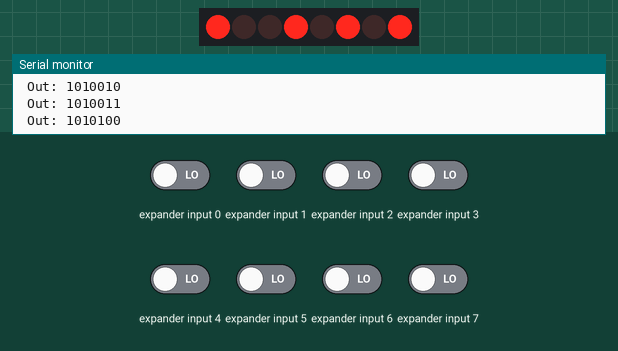
A sketch run on a simulated Arduino Uno, built with avr-gcc and run on an emulated ATmega328P. Shown: 8 port-expander outputs drawn as a row of LEDs (first output left, lit = HIGH), the last lines printed to the serial monitor. Wiring (inferred from the names in the program): MCP23017 port expander at I2C address 0x20. Wiring (inferred from the signals the program sends): row of LEDs: on Q8, Q9, Q10, Q11, Q12, Q13, Q14, Q15. The test bench sets the inputs (shaded band); at power-on: expander input 0–7 LOW.

Above: at 1.2 s.
1.3 s: expander input 0 driven HIGH
At 1.45 s:
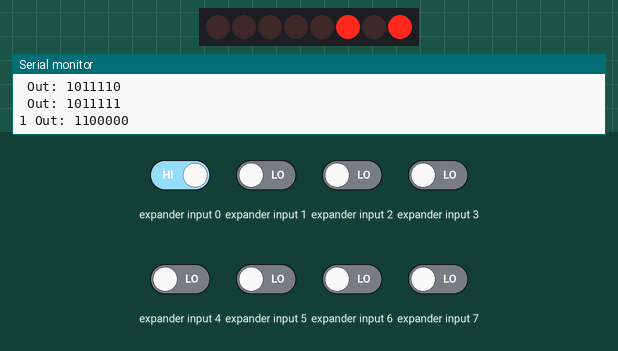
3.7 s: expander input 0 driven LOW
At 4.22 s:
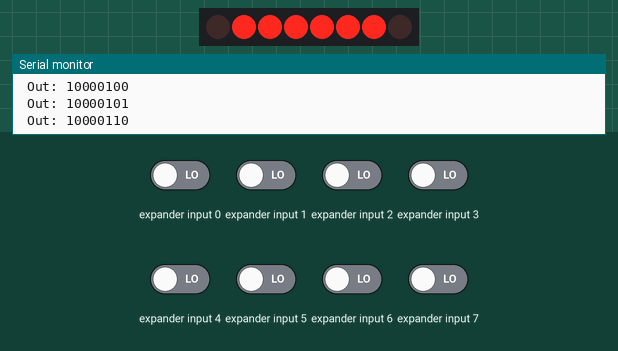
5.8 s: expander input 1 driven HIGH
At 5.95 s:
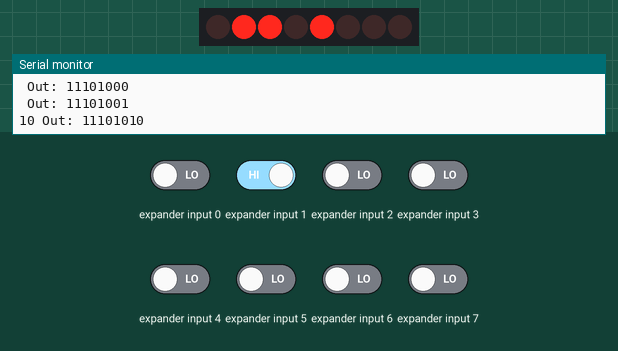
8.2 s: expander input 1 driven LOW
At 8.71 s:
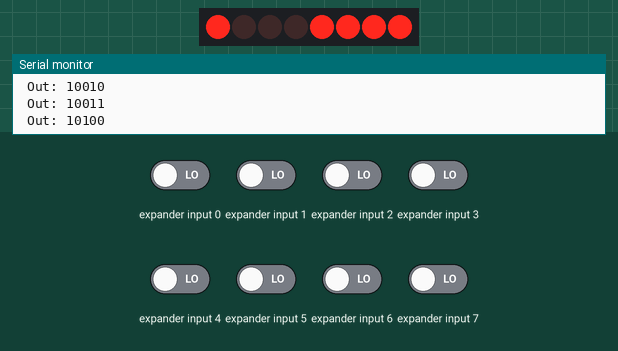
10.6 s: expander input 2 driven HIGH
At 10.76 s:
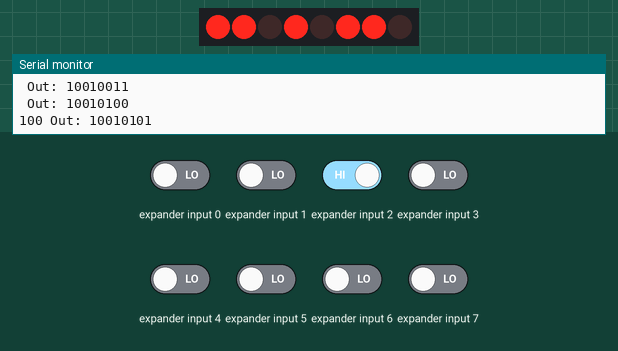
13.3 s: expander input 2 driven LOW
At 13.53 s:
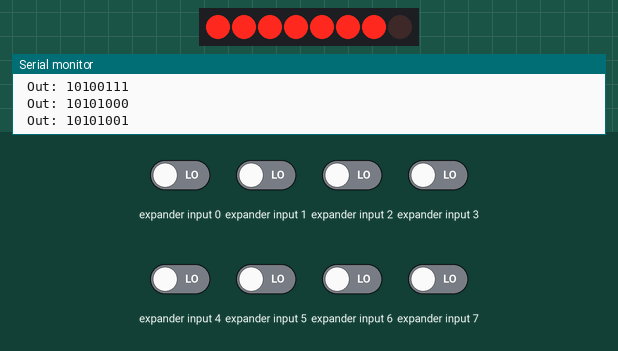
Timing chart, 0 to 18.3 s (numbered marks = the images above; inputs shaded):
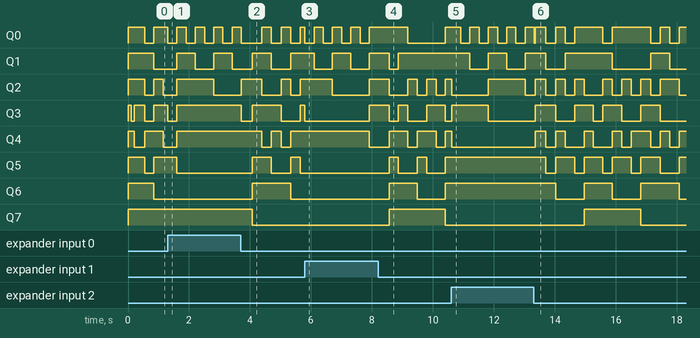

The sketch:

MCP_Test.ino
```cpp
// Testing script for MCP + relay modules.
// pins 15~17 to GND, I2C bus address is 0x20
// THE BELOW WORKS!!!! REQUIRES EXTERNAL BIAS ON ALL INPUT PINS
// Running this on each MCP seems to help... for unknown reasons...

#include "Wire.h"

byte OUTT = 0;
byte inputs=0;

#define GPPUA    0x0C


void setup()
{
 Serial.begin(9600);

 Wire.begin(); // wake up I2C bus

  Wire.beginTransmission(0x20); // select multiplexer
  Wire.write(0x00); // IODIRA register
  Wire.write(0xFF); // set all of port A to intputs
  Wire.endTransmission();

  Wire.beginTransmission(0x20); // select multiplexer
  Wire.write(0x01); // IODIRB register
  Wire.write(0x00); // set all of port b to OUT
  Wire.endTransmission();

  Wire.beginTransmission(0x20);
  Wire.write(0x16); // DEFVALA (pull-up) register (if this doesnt work the hall effect won't work, outputs should read +5v)
  // note: if errors try 00x16*,0x06, 0x0C, and 0x0D
  Wire.write(0xFF); // turn on pull-ups
  Wire.endTransmission();

Serial.println("ok");


}
void loop()
{
 Wire.beginTransmission(0x20);
 Wire.write(0x12); // set MCP23017 memory pointer to GPIOB address
 Wire.endTransmission();
 Wire.requestFrom(0x20, 1); // request one byte of data from MCP20317
 inputs=Wire.read(); // store the incoming byte into "inputs"

 if (inputs>0) // if a button was pressed
 {
 Serial.print(inputs, BIN); // display the contents of the GPIOB register in binary
 inputs = 0;
 delay(300);
 }

  Wire.beginTransmission(0x20);
  Wire.write(0x13); // IODIRA register
  Wire.write(~OUTT); // set all of port b to OUT
  Wire.endTransmission();


  Serial.print(" Out: ");
  Serial.println(OUTT, BIN);

  OUTT++;

}
```
